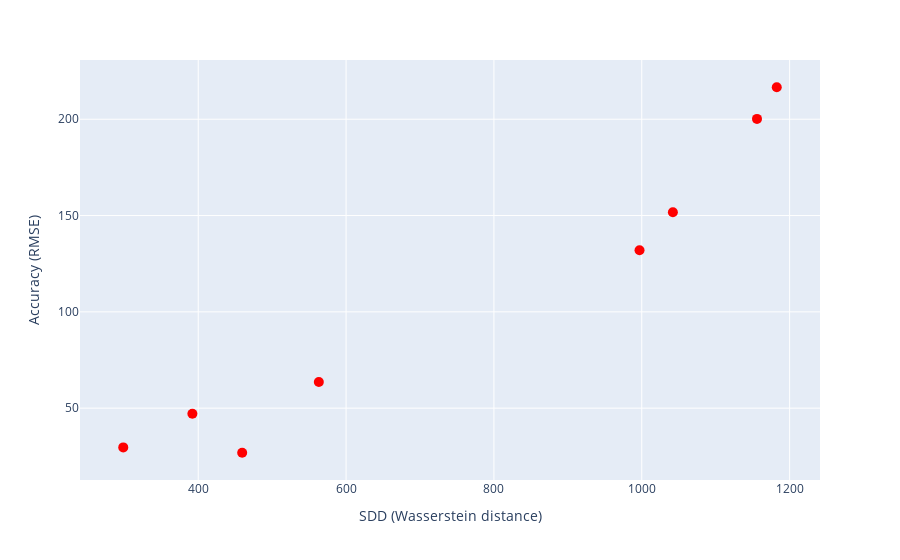

This figure's notebook cell:
### Code cell
fig = px.scatter(x=sdd_performance_df['Wasserstein_dist'], y=sdd_performance_df['RMSE'], labels=dict(x="SDD (Wasserstein distance)", y="Accuracy (RMSE)"))
fig.update_traces(marker = dict(size=10, color='red'))
fig.show()

### Figure 1 — Plotly figure (JSON) as saved in the notebook; plotly's stock layout.template omitted (floating-point values rounded to 4 significant figures)
{"data": [{"hovertemplate": "SDD (Wasserstein distance)=%{x}<br>Accuracy (RMSE)=%{y}<extra></extra>", "legendgroup": "", "marker": {"color": "red", "size": 10, "symbol": "circle"}, "mode": "markers", "name": "", "orientation": "v", "showlegend": false, "type": "scatter", "x": [298.6, 459.5, 392.1, 563.2, 1183.0, 997.0, 1042.0, 1156.0], "xaxis": "x", "y": [29.63, 26.86, 47.13, 63.63, 216.6, 132.0, 151.7, 200.2], "yaxis": "y"}], "layout": {"legend": {"tracegroupgap": 0}, "margin": {"t": 60}, "xaxis": {"anchor": "y", "domain": [0, 1], "title": {"text": "SDD (Wasserstein distance)"}}, "yaxis": {"anchor": "x", "domain": [0, 1], "title": {"text": "Accuracy (RMSE)"}}}}
